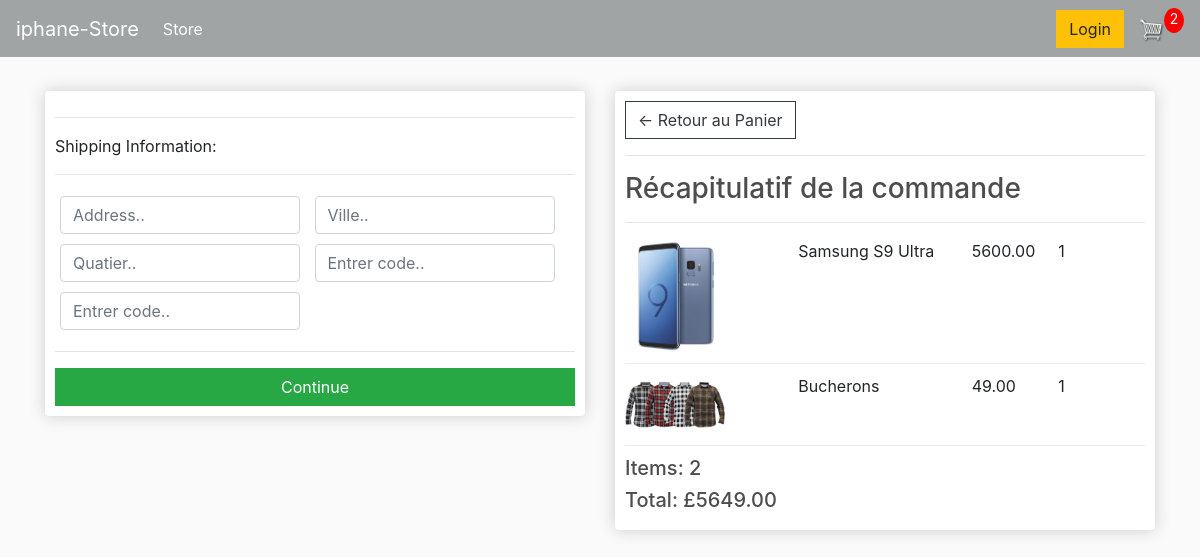
The app's page /checkout/ (signed in) with its own data.
### store/models.py (models this page shows, shortened)
class Element(models.Model):
    produit = models.ForeignKey(
        Produit, on_delete=models.SET_NULL, null=True, blank=True)
    order = models.ForeignKey(
        Order, on_delete=models.SET_NULL, null=True, blank=True)
    quantite = models.IntegerField(default=0, null=True, blank=True)
    date_ajout = models.DateTimeField(auto_now_add=True)
    @property
    def get_total(self):
        total = self.produit.prix * self.quantite
        return total

class Produit(models.Model):
    nom_pro = models.CharField(max_length=200, null=True)
    cat_produit = models.ForeignKey(
        Category, on_delete=models.SET_NULL, null=True, blank=True)
    prix = models.FloatField()
    digital = models.BooleanField(default=False, null=True, blank=True)
    image = models.ImageField(null=True, blank=True)
    @property
    def imageURL(self):
        try:
            url = self.image.url
        except:
            url = ''
        return url

class Order(models.Model):
    utilisateur = models.ForeignKey(
        Utilisateur, on_delete=models.SET_NULL, null=True, blank=True)
    date_ordre = models.DateTimeField(auto_now_add=True)
    complete = models.BooleanField(default=False, null=True, blank=True)
    id_transition = models.CharField(max_length=200, null=True)
    @property
    def shipping(self):
        shipping = False
        elements = self.element_set.all()
        for i in elements:
            if i.produit.digital == False:
                shipping = True
        return shipping
    @property
    def get_cart_total(self):
        elements = self.element_set.all()
        total = sum([item.get_total for item in elements])
        return total
    @property
    def get_cart_item(self):
        elements = self.element_set.all()
        total = sum([item.quantite for item in elements])
        return total

### store/views.py (the view)
# urls.py: path('checkout/', views.checkout, name="checkout"),
def checkout(request):
    if request.user.is_authenticated:
        utilisateur = request.user.utilisateur
        order, created = Order.objects.get_or_create(
            utilisateur=utilisateur, complete=False)
        items = order.element_set.all()
        cartItems = order.get_cart_item
    else:
        items = []
        order = {'get_cart_total': 0, 'get_cart_item': 0, 'shipping': False}
        cartItems = order['get_cart_item']
    context = {'items': items, 'order': order, 'cartItems': cartItems}
    return render(request, 'store/checkout.html', context)

### store/templates/store/checkout.html (shortened to what this page needs)
{%extends 'store/main.html' %}
{%load static %}
{% block content %}
 <div class="row">
     <div class="col-lg-6">
         <div class="box-element" id="form-wrapper">
            <form action="" id="form">
                <div id="shipping-info">
                    <hr>
						<p>Shipping Information:</p>
						<hr>
						<div class="form-field">
							<input class="form-control" type="text" name="adresse" placeholder="Address..">
						</div>
						<div class="form-field">
							<input class="form-control" type="text" name="ville" placeholder="Ville..">
						</div>
						<div class="form-field">
							<input class="form-control" type="text" name="quartier" placeholder="Quatier..">
						</div>
						<div class="form-field">
							<input class="form-control" type="text" name="zipcode" placeholder="Entrer code..">
						</div>
						<div class="form-field">
							<input class="form-control" type="text" name="country" placeholder="Entrer code..">
						</div>
                </div>
                <hr>
                <input id="form-button" class="btn btn-success btn-block" type="submit" value="Continue">
            </form>
        </div>
        <br>
     </div>
     <div class="col-lg-6">
        <div class="box-element">
            <a  class="btn btn-outline-dark" href="{% url 'cart' %}">&#x2190; Retour au Panier</a>
				<hr>
				<h3>Récapitulatif de la commande</h3>
				<hr>
                {% for item in items%}
				<div class="cart-row">
					<div style="flex:2"><img class="row-image" src="{{ item.produit.imageURL }}"></div>
					<div style="flex:2"><p>{{ item.produit.nom_pro }}</p></div>
					<div style="flex:1"><p>{{ item.produit.prix|floatformat:2 }}</p></div>
					<div style="flex:1"><p>{{ item.quantite }}</p></div>
				</div>
                {% endfor%}
				<h5>Items:  {{ order.get_cart_item }}</h5>
				<h5>Total:  £{{ order.get_cart_total|floatformat:2 }}</h5>
        </div>
    </div>
 </div>
 {% endblock content %}

### static/css/main.css (style rules this page uses)
body { background-color: hsl(0, 0%, 98%); }
h1, h2, h3, h4, h5, h6 { color: hsl(0, 0%, 30%); }
.box-element { box-shadow: hsl(0, 0%, 80%) 0 0 16px; background-color: #fff; border-radius: 4px; padding: 10px; }
.col-lg-4, .col-lg-6, .col-lg-8, .col-lg-12 { margin-top: 10px; }
.btn { border-radius: 0; }
.row-image { width: 100px; }
.form-field { width: 250px; display: inline-block; padding: 5px; }
.cart-row { display: flex; align-items: flex-stretch; padding-bottom: 10px; margin-bottom: 10px; border-bottom: 1px solid #ececec; }

### records on screen
Element: produit.imageURL (picture), produit.nom_pro "Samsung S9 Ultra", produit.prix "5600.00", quantite "1"
Element: produit.imageURL (picture), produit.nom_pro "Bucherons", produit.prix "49.00", quantite "1"
Order: get_cart_item "2", get_cart_total "5649.00"

### other values on screen
{{ cartItems }} "2"
